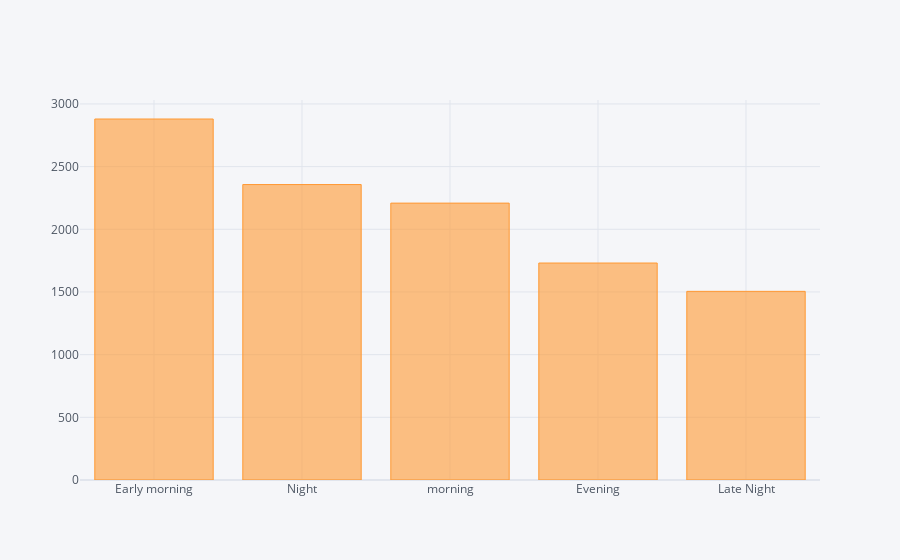

The notebook cell this image was saved under:
### Code cell
data['Dep_Time_hour'].apply(flight_dep_time).value_counts().iplot(kind = 'bar')

### Figure 1 — Plotly figure (JSON) as saved in the notebook; plotly's stock layout.template omitted (floating-point values rounded to 4 significant figures)
{"data": [{"marker": {"color": "rgba(255, 153, 51, 0.6)", "line": {"color": "rgba(255, 153, 51, 1.0)", "width": 1}}, "name": "Dep_Time_hour", "orientation": "v", "text": "", "type": "bar", "x": ["Early morning", "Night", "morning", "Evening", "Late Night"], "y": [2880, 2357, 2209, 1731, 1505]}], "layout": {"legend": {"bgcolor": "#F5F6F9", "font": {"color": "#4D5663"}}, "paper_bgcolor": "#F5F6F9", "plot_bgcolor": "#F5F6F9", "title": {"font": {"color": "#4D5663"}}, "xaxis": {"gridcolor": "#E1E5ED", "showgrid": true, "tickfont": {"color": "#4D5663"}, "title": {"font": {"color": "#4D5663"}, "text": ""}, "zerolinecolor": "#E1E5ED"}, "yaxis": {"gridcolor": "#E1E5ED", "showgrid": true, "tickfont": {"color": "#4D5663"}, "title": {"font": {"color": "#4D5663"}, "text": ""}, "zerolinecolor": "#E1E5ED"}}}
